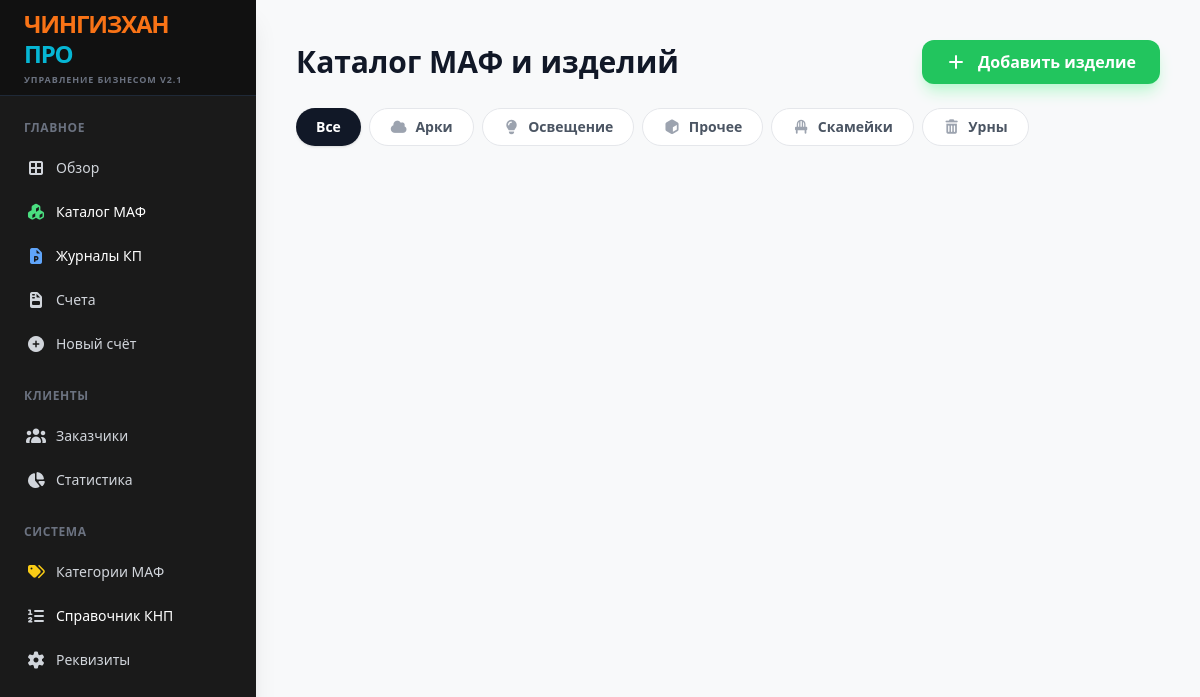
The app's page /catalog, older data.
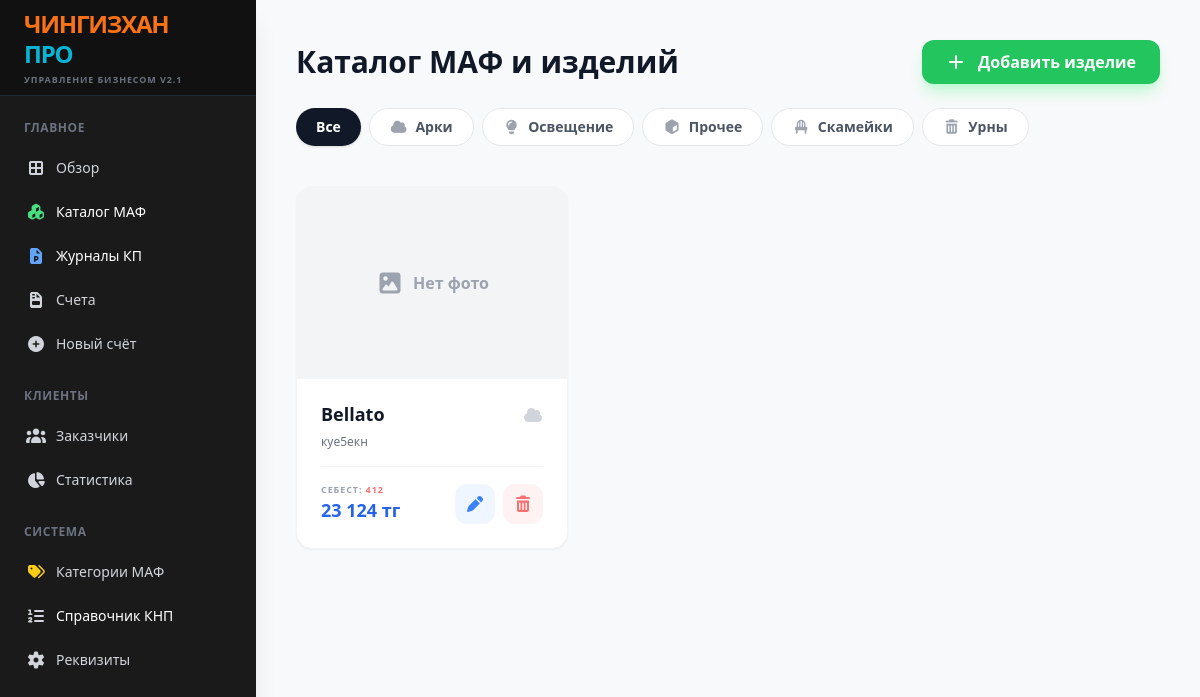
The same page, newer data.
### tables this page shows
CREATE TABLE categories (id INTEGER PRIMARY KEY AUTOINCREMENT, name TEXT, icon TEXT);

CREATE TABLE catalog (id INTEGER PRIMARY KEY AUTOINCREMENT, name TEXT, description TEXT, unit TEXT, cost REAL, retail_price REAL, img1 TEXT, img2 TEXT, img3 TEXT, category_id INTEGER DEFAULT 0, bom_json TEXT);

### app.py (the view)
@app.route('/catalog')
def catalog_list():
    with sqlite3.connect(DB_NAME) as conn:
        raw_items = conn.cursor().execute("SELECT id, name, description, unit, cost, retail_price, img1, img2, img3, category_id, bom_json FROM catalog ORDER BY id DESC").fetchall()
        items = [{'id': str(i[0]), 'name': str(i[1]), 'desc': str(i[2]), 'unit': str(i[3]), 'cost': float(i[4] or 0), 'retail_price': float(i[5] or 0), 'img1': str(i[6]), 'img2': str(i[7]), 'img3': str(i[8]), 'cat_id': str(i[9]), 'bom': str(i[10])} for i in raw_items]
    return render_template('catalog.html', items=items, categories=get_categories())

### app.py (called while the page is built)
def get_categories():
    with sqlite3.connect(DB_NAME) as conn:
        cats_db = conn.cursor().execute("SELECT * FROM categories ORDER BY name").fetchall()
        return [{'id': str(r[0]), 'name': str(r[1]), 'icon': str(r[2])} for r in cats_db]

### templates/catalog.html (shortened to what this page needs)
{% extends "base.html" %}
{% block content %}
<div class="p-10 max-w-7xl mx-auto pb-32">
    <div class="flex justify-between items-center mb-6">
        <h2 class="text-3xl font-black text-gray-900">Каталог МАФ и изделий</h2>
        <button onclick="openModal('addModal')" class="bg-green-500 text-white px-6 py-2.5 rounded-xl font-bold hover:bg-green-600 transition shadow-lg shadow-green-200"><i class="fas fa-plus mr-2"></i> Добавить изделие</button>
    </div>
    <div class="flex space-x-2 overflow-x-auto pb-4 mb-6 scrollbar-hide">
        <button class="cat-btn active bg-gray-900 text-white px-5 py-2 rounded-full text-sm font-bold shadow transition flex items-center" onclick="filterCat('all', this)">Все</button>
        {% for cat in categories %}
        <button class="cat-btn bg-white text-gray-600 border border-gray-200 px-5 py-2 rounded-full text-sm font-bold hover:bg-gray-50 transition whitespace-nowrap flex items-center" onclick="filterCat('{{ cat.id }}', this)">
            {% if cat.icon and (cat.icon.endswith('.png') or cat.icon.endswith('.svg') or cat.icon.endswith('.jpg') or cat.icon.endswith('.webp')) %}
                <img src="/static/category_icons/{{ cat.icon }}" class="w-4 h-4 object-contain inline-block mr-2">
            {% else %}
                <i class="fas {{ cat.icon if cat.icon else 'fa-folder' }} mr-2 text-gray-400"></i>
            {% endif %}
            {{ cat.name }}
        </button>
        {% endfor %}
    </div>
    <div class="grid grid-cols-3 gap-6" id="catalogGrid">
        {% for item in items %}
        <div class="catalog-card bg-white rounded-2xl shadow-sm border border-gray-100 overflow-hidden group flex flex-col transition hover:shadow-md" data-cat="{{ item.cat_id }}" id="item-{{ item.id }}">
            <div class="h-48 bg-gray-100 relative overflow-hidden flex">
                {% if not item.img1 and not item.img2 and not item.img3 %}<div class="w-full h-full flex items-center justify-center text-gray-400 font-bold"><i class="fas fa-image mr-2 text-2xl"></i> Нет фото</div>{% endif %}
            </div>
            <div class="p-6 flex flex-col flex-1">
                <div class="flex justify-between items-start mb-2">
                    <h3 class="font-black text-lg text-gray-900 leading-tight item-name">{{ item.name }}</h3>
                    {% for cat in categories %}
                        {% if cat.id == item.cat_id %}
                            {% if cat.icon and (cat.icon.endswith('.png') or cat.icon.endswith('.svg') or cat.icon.endswith('.jpg') or cat.icon.endswith('.webp')) %}
                                <img src="/static/category_icons/{{ cat.icon }}" class="w-4 h-4 object-contain inline-block ml-2 mt-1 opacity-50" title="{{ cat.name }}">
                            {% else %}
                                <i class="fas {{ cat.icon }} text-gray-300 ml-2 mt-1" title="{{ cat.name }}"></i>
                            {% endif %}
                        {% endif %}
                    {% endfor %}
                </div>
                <p class="text-xs text-gray-500 mb-4 line-clamp-2 flex-1 item-desc">{{ item.desc }}</p>
                <div class="flex justify-between items-end border-t border-gray-100 pt-4 mt-auto">
                    <div>
                        <p class="text-[9px] font-black text-gray-400 uppercase tracking-widest">Себест: <span class="text-red-400 item-cost">{{ '{:,.0f}'.format(item.cost).replace(',', ' ') }}</span></p>
                        <p class="font-black text-blue-600 text-lg"><span class="item-retail">{{ '{:,.0f}'.format(item.retail_price).replace(',', ' ') }}</span> тг</p>
                    </div>
                    <div class="space-x-2 flex">
                        <button onclick="handleEditClick('{{ item.id }}', '{{ item.unit }}', '{{ item.cat_id }}', '{{ item.img1 }}', '{{ item.img2 }}', '{{ item.img3 }}')" class="text-blue-500 hover:text-blue-700 bg-blue-50 w-10 h-10 flex items-center justify-center rounded-xl transition"><i class="fas fa-pen"></i></button>
                        <button onclick="deleteCatalogItem('{{ item.id }}')" class="text-red-400 hover:text-red-600 bg-red-50 w-10 h-10 flex items-center justify-center rounded-xl transition"><i class="fas fa-trash-alt"></i></button>
                    </div>
                </div>
            </div>
        </div>
        {% endfor %}
    </div>
</div>
{% endblock %}

### templates/base.html (shortened to what this page needs)
<!DOCTYPE html>
<html lang="ru">
<head>
    <script src="{{ url_for('static', filename='css/tailwind.js') }}"></script>
    <link href="{{ url_for('static', filename='css/all.min.css') }}" rel="stylesheet">
</head>
<body class="bg-[#F8F9FA] flex h-screen font-sans">
    <aside class="w-64 bg-[#1a1a1a] text-gray-300 flex flex-col shadow-xl z-50">
        <div class="h-24 flex flex-col justify-center px-6 border-b border-gray-800 bg-[#111]">
            <h1 class="text-2xl font-black tracking-tighter leading-tight">
                <span style="color: #f97316;">ЧИНГИЗХАН</span><br>
                <span style="color: #06b6d4;">ПРО</span>
            </h1>
            <p class="text-[9px] font-bold text-gray-500 mt-1 uppercase tracking-widest">Управление бизнесом v2.1</p>
        </div>
        <nav class="flex-1 px-4 py-6 space-y-6 overflow-y-auto">
            <div>
                <p class="text-xs font-bold text-gray-500 mb-3 px-2 tracking-wider">ГЛАВНОЕ</p>
                <div class="space-y-1">
                    <a href="/" class="flex items-center px-2 py-2.5 rounded-md hover:bg-gray-800 transition"><i class="fas fa-th-large w-6 text-center"></i><span class="ml-2 text-sm font-medium">Обзор</span></a>
                    <a href="/catalog" class="flex items-center px-2 py-2.5 rounded-md hover:bg-gray-800 transition"><i class="fas fa-cubes w-6 text-center text-green-400"></i><span class="ml-2 text-sm font-medium text-white">Каталог МАФ</span></a>
                    <a href="/proposals" class="flex items-center px-2 py-2.5 rounded-md hover:bg-gray-800 transition"><i class="fas fa-file-powerpoint w-6 text-center text-blue-400"></i><span class="ml-2 text-sm font-medium text-white">Журналы КП</span></a>
                    <a href="/invoices" class="flex items-center px-2 py-2.5 rounded-md hover:bg-gray-800 transition"><i class="fas fa-file-invoice w-6 text-center"></i><span class="ml-2 text-sm font-medium">Счета</span></a>
                    <a href="/create_invoice" class="flex items-center px-2 py-2.5 rounded-md hover:bg-gray-800 transition"><i class="fas fa-plus-circle w-6 text-center"></i><span class="ml-2 text-sm font-medium">Новый счёт</span></a>
                </div>
            </div>
            <div>
                <p class="text-xs font-bold text-gray-500 mb-3 px-2 tracking-wider">КЛИЕНТЫ</p>
                <div class="space-y-1">
                    <a href="/clients" class="flex items-center px-2 py-2.5 hover:bg-gray-800 rounded-md transition"><i class="fas fa-users w-6 text-center"></i><span class="ml-2 text-sm font-medium">Заказчики</span></a>
                    <a href="/issued_invoices" class="flex items-center px-2 py-2.5 hover:bg-gray-800 rounded-md transition"><i class="fas fa-chart-pie w-6 text-center"></i><span class="ml-2 text-sm font-medium">Статистика</span></a>
                </div>
            </div>
            <div>
                <p class="text-xs font-bold text-gray-500 mb-3 px-2 tracking-wider">СИСТЕМА</p>
                <div class="space-y-1">
                    <a href="/categories" class="flex items-center px-2 py-2.5 hover:bg-gray-800 rounded-md transition"><i class="fas fa-tags w-6 text-center text-yellow-400"></i><span class="ml-2 text-sm font-medium">Категории МАФ</span></a>
                    <a href="/knp" class="flex items-center px-2 py-2.5 hover:bg-gray-800 rounded-md transition"><i class="fas fa-list-ol w-6 text-center"></i><span class="ml-2 text-sm font-medium text-white">Справочник КНП</span></a>
                    <a href="/settings" class="flex items-center px-2 py-2.5 hover:bg-gray-800 rounded-md transition"><i class="fas fa-cog w-6 text-center"></i><span class="ml-2 text-sm font-medium">Реквизиты</span></a>
                </div>
            </div>
        </nav>
    </aside>
    <main class="flex-1 overflow-y-auto">
        {% block content %}{% endblock %}
    </main>
</body>
</html>

Row changes from the older to the newer data that the page shows:
added catalog: img1 "Нет фото", name "Bellato", desc "куе5екн", cost "412", retail_price "23 124"
